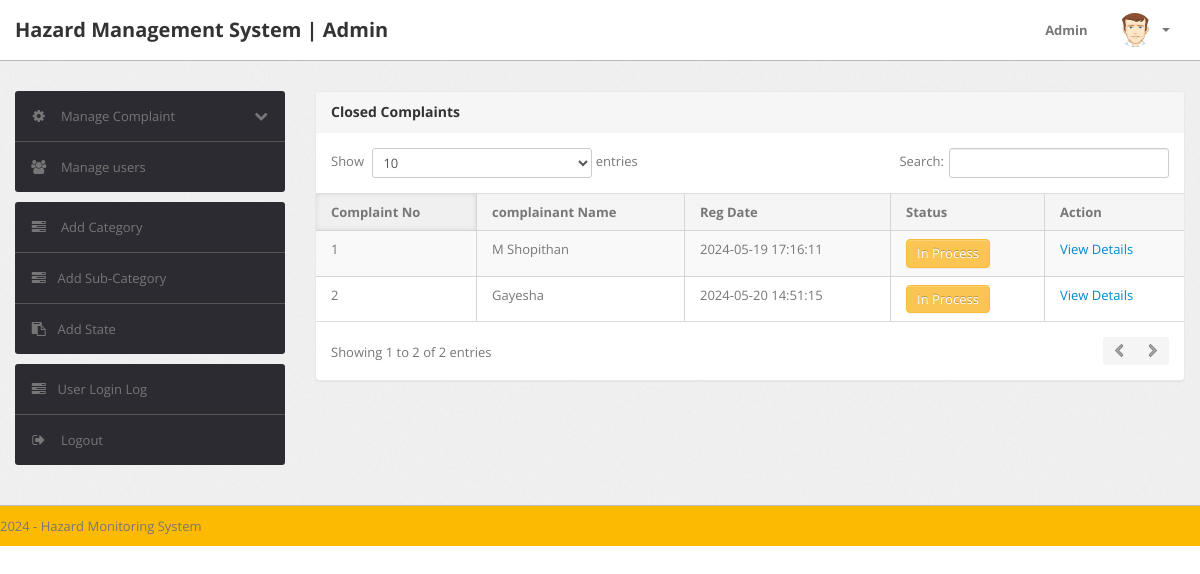
/admin/inprocess-complaint.php (signed in), run on an earlier commit of the app's database.
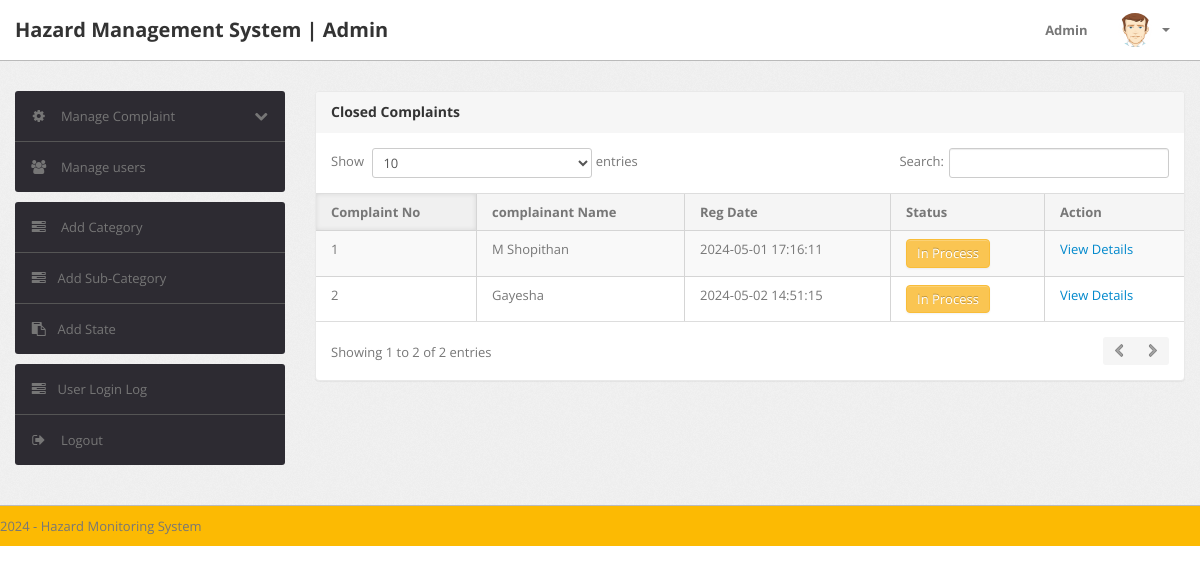
And on a later commit of the database.
### tables this page shows
CREATE TABLE `tblcomplaints` (
  `complaintNumber` int(11) NOT NULL,
  `userId` int(11) NOT NULL,
  `category` int(11) NOT NULL,
  `subcategory` varchar(255) NOT NULL,
  `complaintType` varchar(255) NOT NULL,
  `state` varchar(255) NOT NULL,
  `noc` varchar(255) NOT NULL,
  `complaintDetails` mediumtext NOT NULL,
  `complaintFile` varchar(255) DEFAULT NULL,
  `regDate` timestamp NOT NULL DEFAULT current_timestamp(),
  `status` varchar(50) DEFAULT NULL,
  `lastUpdationDate` timestamp NOT NULL DEFAULT '0000-00-00 00:00:00' ON UPDATE current_timestamp()
);

CREATE TABLE `users` (
  `id` int(11) NOT NULL,
  `fullName` varchar(255) DEFAULT NULL,
  `userEmail` varchar(255) DEFAULT NULL,
  `password` varchar(255) DEFAULT NULL,
  `contactNo` bigint(11) DEFAULT NULL,
  `address` tinytext DEFAULT NULL,
  `State` varchar(255) DEFAULT NULL,
  `country` varchar(255) DEFAULT NULL,
  `pincode` int(6) DEFAULT NULL,
  `userImage` varchar(255) DEFAULT NULL,
  `regDate` timestamp NOT NULL DEFAULT current_timestamp(),
  `updationDate` timestamp NOT NULL DEFAULT '0000-00-00 00:00:00' ON UPDATE current_timestamp(),
  `status` int(1) NOT NULL
);

### admin/inprocess-complaint.php (the view, shortened to what this page needs)
<?php
include('include/config.php');
if(strlen($_SESSION['alogin'])==0)
	{
header('location:index.php');
}
else{
?>
<!DOCTYPE html>
<html lang="en">
<head>
	<link type="text/css" href="bootstrap/css/bootstrap.min.css" rel="stylesheet">
	<link type="text/css" href="bootstrap/css/bootstrap-responsive.min.css" rel="stylesheet">
	<link type="text/css" href="css/theme.css" rel="stylesheet">
	<link type="text/css" href="images/icons/css/font-awesome.css" rel="stylesheet">
</head>
<body>
<?php include('include/header.php');?>
	<div class="wrapper">
		<div class="container">
			<div class="row">
<?php include('include/sidebar.php');?>
			<div class="span9">
					<div class="content">
	<div class="module">
							<div class="module-head">
								<h3>Closed Complaints</h3>
							</div>
							<div class="module-body table">
								<table cellpadding="0" cellspacing="0" border="0" class="datatable-1 table table-bordered table-striped	 display" >
									<thead>
										<tr>
											<th>Complaint No</th>
											<th> complainant Name</th>
											<th>Reg Date</th>
											<th>Status</th>
											<th>Action</th>
										</tr>
									</thead>
<tbody>
<?php
$st='in process';
$query=mysqli_query($bd, "select tblcomplaints.*,users.fullName as name from tblcomplaints join users on users.id=tblcomplaints.userId where tblcomplaints.status='$st'");
while($row=mysqli_fetch_array($query))
{
?>
										<tr>
											<td><?php echo htmlentities($row['complaintNumber']);?></td>
											<td><?php echo htmlentities($row['name']);?></td>
											<td><?php echo htmlentities($row['regDate']);?></td>
											<td><button type="button" class="btn btn-warning">In Process</button></td>
											<td>   <a href="complaint-details.php?cid=<?php echo htmlentities($row['complaintNumber']);?>"> View Details</a>
											</td>
											</tr>
										<?php  } ?>
										</tbody>
								</table>
							</div>
						</div>
					</div>
				</div>
			</div>
		</div>
	</div>
<?php include('include/footer.php');?>
</body>
<?php } ?>

What changed in the data, as far as the page shows it:
changed tblcomplaints "M Shopithan": regDate "2024-05-19 17:16:11" → "2024-05-01 17:16:11"
changed tblcomplaints "Gayesha": regDate "2024-05-20 14:51:15" → "2024-05-02 14:51:15"
